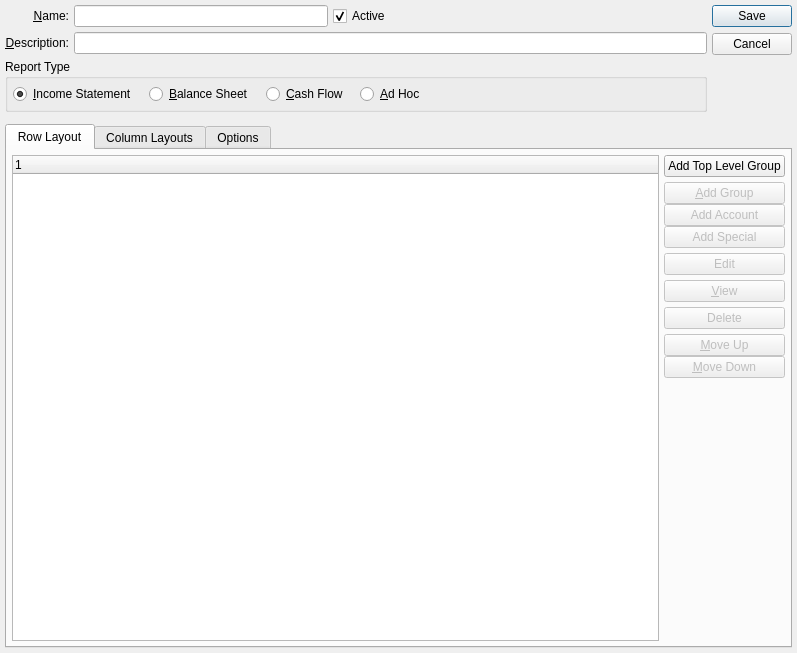
<?xml version="1.0" encoding="UTF-8"?>
<ui version="4.0">
 <comment>This file is part of the xTuple ERP: PostBooks Edition, a free and
open source Enterprise Resource Planning software suite,
Copyright (c) 1999-2010 by OpenMFG LLC, d/b/a xTuple.
It is licensed to you under the Common Public Attribution License
version 1.0, the full text of which (including xTuple-specific Exhibits)
is available at www.xtuple.com/CPAL.  By using this software, you agree
to be bound by its terms.</comment>
 <class>financialLayout</class>
 <widget class="QDialog" name="financialLayout">
  <property name="geometry">
   <rect>
    <x>0</x>
    <y>0</y>
    <width>797</width>
    <height>653</height>
   </rect>
  </property>
  <property name="windowTitle">
   <string>Financial Report</string>
  </property>
  <layout class="QGridLayout">
   <item row="0" column="0">
    <layout class="QGridLayout">
     <property name="verticalSpacing">
      <number>12</number>
     </property>
     <item row="0" column="0">
      <layout class="QHBoxLayout">
       <item>
        <layout class="QVBoxLayout">
         <item>
          <layout class="QHBoxLayout">
           <item>
            <layout class="QVBoxLayout">
             <property name="spacing">
              <number>5</number>
             </property>
             <item>
              <widget class="QLabel" name="_nameLit">
               <property name="text">
                <string>&amp;Name:</string>
               </property>
               <property name="alignment">
                <set>Qt::AlignRight|Qt::AlignTrailing|Qt::AlignVCenter</set>
               </property>
               <property name="buddy">
                <cstring>_name</cstring>
               </property>
              </widget>
             </item>
             <item>
              <widget class="QLabel" name="_descripLit">
               <property name="text">
                <string>&amp;Description:</string>
               </property>
               <property name="alignment">
                <set>Qt::AlignRight|Qt::AlignTrailing|Qt::AlignVCenter</set>
               </property>
               <property name="buddy">
                <cstring>_descrip</cstring>
               </property>
              </widget>
             </item>
            </layout>
           </item>
           <item>
            <layout class="QVBoxLayout">
             <item>
              <layout class="QHBoxLayout">
               <item>
                <layout class="QHBoxLayout">
                 <item>
                  <widget class="XLineEdit" name="_name"/>
                 </item>
                 <item>
                  <widget class="QCheckBox" name="_active">
                   <property name="text">
                    <string>Active</string>
                   </property>
                   <property name="checked">
                    <bool>true</bool>
                   </property>
                  </widget>
                 </item>
                </layout>
               </item>
               <item>
                <spacer>
                 <property name="orientation">
                  <enum>Qt::Horizontal</enum>
                 </property>
                 <property name="sizeType">
                  <enum>QSizePolicy::Expanding</enum>
                 </property>
                 <property name="sizeHint" stdset="0">
                  <size>
                   <width>91</width>
                   <height>20</height>
                  </size>
                 </property>
                </spacer>
               </item>
              </layout>
             </item>
             <item>
              <widget class="XLineEdit" name="_descrip"/>
             </item>
            </layout>
           </item>
          </layout>
         </item>
         <item>
          <layout class="QHBoxLayout">
           <item>
            <widget class="QGroupBox" name="_reportType">
             <property name="title">
              <string>Report Type</string>
             </property>
             <layout class="QGridLayout">
              <item row="0" column="0">
               <layout class="QHBoxLayout">
                <property name="spacing">
                 <number>12</number>
                </property>
                <item>
                 <widget class="QRadioButton" name="_income">
                  <property name="text">
                   <string>&amp;Income Statement</string>
                  </property>
                  <property name="checked">
                   <bool>true</bool>
                  </property>
                 </widget>
                </item>
                <item>
                 <widget class="QRadioButton" name="_balance">
                  <property name="text">
                   <string>&amp;Balance Sheet</string>
                  </property>
                 </widget>
                </item>
                <item>
                 <widget class="QRadioButton" name="_cash">
                  <property name="text">
                   <string>&amp;Cash Flow</string>
                  </property>
                 </widget>
                </item>
                <item>
                 <widget class="QRadioButton" name="_adHoc">
                  <property name="text">
                   <string>&amp;Ad Hoc</string>
                  </property>
                  <property name="checked">
                   <bool>false</bool>
                  </property>
                 </widget>
                </item>
                <item>
                 <spacer>
                  <property name="orientation">
                   <enum>Qt::Horizontal</enum>
                  </property>
                  <property name="sizeHint" stdset="0">
                   <size>
                    <width>0</width>
                    <height>20</height>
                   </size>
                  </property>
                 </spacer>
                </item>
               </layout>
              </item>
             </layout>
            </widget>
           </item>
          </layout>
         </item>
        </layout>
       </item>
       <item>
        <layout class="QVBoxLayout">
         <item>
          <widget class="QDialogButtonBox" name="_buttonBox">
           <property name="orientation">
            <enum>Qt::Vertical</enum>
           </property>
           <property name="standardButtons">
            <set>QDialogButtonBox::Cancel|QDialogButtonBox::Save</set>
           </property>
          </widget>
         </item>
        </layout>
       </item>
      </layout>
     </item>
     <item row="1" column="0">
      <widget class="QTabWidget" name="_tab">
       <property name="sizePolicy">
        <sizepolicy hsizetype="Expanding" vsizetype="Expanding">
         <horstretch>0</horstretch>
         <verstretch>1</verstretch>
        </sizepolicy>
       </property>
       <property name="currentIndex">
        <number>0</number>
       </property>
       <widget class="QWidget" name="_rowLayout">
        <attribute name="title">
         <string>Row Layout</string>
        </attribute>
        <layout class="QGridLayout">
         <item row="0" column="0">
          <widget class="QFrame" name="frame">
           <property name="sizePolicy">
            <sizepolicy hsizetype="Preferred" vsizetype="Expanding">
             <horstretch>0</horstretch>
             <verstretch>1</verstretch>
            </sizepolicy>
           </property>
           <property name="frameShape">
            <enum>QFrame::NoFrame</enum>
           </property>
           <property name="frameShadow">
            <enum>QFrame::Plain</enum>
           </property>
           <layout class="QVBoxLayout">
            <property name="spacing">
             <number>0</number>
            </property>
            <property name="margin">
             <number>0</number>
            </property>
            <item>
             <layout class="QHBoxLayout">
              <property name="spacing">
               <number>5</number>
              </property>
              <item>
               <widget class="XTreeWidget" name="_layout"/>
              </item>
              <item>
               <layout class="QVBoxLayout">
                <property name="spacing">
                 <number>0</number>
                </property>
                <item>
                 <layout class="QVBoxLayout">
                  <property name="spacing">
                   <number>5</number>
                  </property>
                  <item>
                   <widget class="QPushButton" name="_addTopLevelGroup">
                    <property name="text">
                     <string>Add Top Level Group</string>
                    </property>
                   </widget>
                  </item>
                  <item>
                   <layout class="QVBoxLayout">
                    <property name="spacing">
                     <number>0</number>
                    </property>
                    <item>
                     <widget class="QPushButton" name="_addGroup">
                      <property name="enabled">
                       <bool>false</bool>
                      </property>
                      <property name="text">
                       <string>&amp;Add Group</string>
                      </property>
                     </widget>
                    </item>
                    <item>
                     <widget class="QPushButton" name="_addAccount">
                      <property name="enabled">
                       <bool>false</bool>
                      </property>
                      <property name="text">
                       <string>Add Account</string>
                      </property>
                     </widget>
                    </item>
                    <item>
                     <widget class="QPushButton" name="_addSpecial">
                      <property name="enabled">
                       <bool>false</bool>
                      </property>
                      <property name="text">
                       <string>Add Special</string>
                      </property>
                     </widget>
                    </item>
                   </layout>
                  </item>
                  <item>
                   <widget class="QPushButton" name="_edit">
                    <property name="enabled">
                     <bool>false</bool>
                    </property>
                    <property name="text">
                     <string>Edit</string>
                    </property>
                   </widget>
                  </item>
                  <item>
                   <widget class="QPushButton" name="_view">
                    <property name="enabled">
                     <bool>false</bool>
                    </property>
                    <property name="text">
                     <string>&amp;View</string>
                    </property>
                   </widget>
                  </item>
                  <item>
                   <widget class="QPushButton" name="_delete">
                    <property name="enabled">
                     <bool>false</bool>
                    </property>
                    <property name="text">
                     <string>Delete</string>
                    </property>
                   </widget>
                  </item>
                  <item>
                   <layout class="QVBoxLayout">
                    <property name="spacing">
                     <number>0</number>
                    </property>
                    <item>
                     <widget class="QPushButton" name="_moveUp">
                      <property name="enabled">
                       <bool>false</bool>
                      </property>
                      <property name="text">
                       <string>&amp;Move Up</string>
                      </property>
                     </widget>
                    </item>
                    <item>
                     <widget class="QPushButton" name="_moveDown">
                      <property name="enabled">
                       <bool>false</bool>
                      </property>
                      <property name="text">
                       <string>&amp;Move Down</string>
                      </property>
                     </widget>
                    </item>
                   </layout>
                  </item>
                 </layout>
                </item>
                <item>
                 <spacer>
                  <property name="orientation">
                   <enum>Qt::Vertical</enum>
                  </property>
                  <property name="sizeType">
                   <enum>QSizePolicy::Expanding</enum>
                  </property>
                  <property name="sizeHint" stdset="0">
                   <size>
                    <width>20</width>
                    <height>20</height>
                   </size>
                  </property>
                 </spacer>
                </item>
               </layout>
              </item>
             </layout>
            </item>
           </layout>
          </widget>
         </item>
        </layout>
       </widget>
       <widget class="QWidget" name="_columnLayout">
        <attribute name="title">
         <string>Column Layouts</string>
        </attribute>
        <layout class="QGridLayout">
         <item row="0" column="0">
          <layout class="QHBoxLayout">
           <item>
            <widget class="XTreeWidget" name="_layouts"/>
           </item>
           <item>
            <layout class="QVBoxLayout">
             <item>
              <layout class="QVBoxLayout">
               <item>
                <widget class="QPushButton" name="_addCol">
                 <property name="text">
                  <string>&amp;Add</string>
                 </property>
                </widget>
               </item>
               <item>
                <widget class="QPushButton" name="_editCol">
                 <property name="enabled">
                  <bool>false</bool>
                 </property>
                 <property name="text">
                  <string>&amp;Edit</string>
                 </property>
                </widget>
               </item>
               <item>
                <widget class="QPushButton" name="_viewCol">
                 <property name="enabled">
                  <bool>false</bool>
                 </property>
                 <property name="text">
                  <string>&amp;View</string>
                 </property>
                </widget>
               </item>
               <item>
                <widget class="QPushButton" name="_deleteCol">
                 <property name="enabled">
                  <bool>false</bool>
                 </property>
                 <property name="text">
                  <string>&amp;Delete</string>
                 </property>
                </widget>
               </item>
              </layout>
             </item>
             <item>
              <spacer>
               <property name="orientation">
                <enum>Qt::Vertical</enum>
               </property>
               <property name="sizeHint" stdset="0">
                <size>
                 <width>20</width>
                 <height>40</height>
                </size>
               </property>
              </spacer>
             </item>
            </layout>
           </item>
          </layout>
         </item>
        </layout>
       </widget>
       <widget class="QWidget" name="_options">
        <attribute name="title">
         <string>Options</string>
        </attribute>
        <layout class="QGridLayout">
         <item row="0" column="0">
          <layout class="QVBoxLayout">
           <item>
            <layout class="QVBoxLayout">
             <item>
              <layout class="QHBoxLayout">
               <item>
                <widget class="QGroupBox" name="_showTotal">
                 <property name="minimumSize">
                  <size>
                   <width>0</width>
                   <height>70</height>
                  </size>
                 </property>
                 <property name="title">
                  <string>Show Grand Total</string>
                 </property>
                 <property name="checkable">
                  <bool>true</bool>
                 </property>
                 <property name="checked">
                  <bool>false</bool>
                 </property>
                 <layout class="QGridLayout">
                  <property name="margin">
                   <number>6</number>
                  </property>
                  <item row="1" column="2">
                   <widget class="QCheckBox" name="_showCustom">
                    <property name="text">
                     <string>Show Custom</string>
                    </property>
                    <property name="checked">
                     <bool>true</bool>
                    </property>
                   </widget>
                  </item>
                  <item row="1" column="1">
                   <widget class="QCheckBox" name="_showBudget">
                    <property name="text">
                     <string>Show Budget</string>
                    </property>
                    <property name="checked">
                     <bool>true</bool>
                    </property>
                   </widget>
                  </item>
                  <item row="1" column="0">
                   <widget class="QCheckBox" name="_showEnd">
                    <property name="text">
                     <string>Show Ending</string>
                    </property>
                    <property name="checked">
                     <bool>true</bool>
                    </property>
                   </widget>
                  </item>
                  <item row="0" column="2">
                   <widget class="QCheckBox" name="_showDiff">
                    <property name="text">
                     <string>Show Difference</string>
                    </property>
                    <property name="checked">
                     <bool>true</bool>
                    </property>
                   </widget>
                  </item>
                  <item row="0" column="1">
                   <widget class="QCheckBox" name="_showDelta">
                    <property name="text">
                     <string>Show Debits/Credits</string>
                    </property>
                    <property name="checked">
                     <bool>true</bool>
                    </property>
                   </widget>
                  </item>
                  <item row="0" column="0">
                   <widget class="QCheckBox" name="_showStart">
                    <property name="text">
                     <string>Show Beginning</string>
                    </property>
                    <property name="checked">
                     <bool>true</bool>
                    </property>
                   </widget>
                  </item>
                 </layout>
                </widget>
               </item>
              </layout>
             </item>
             <item>
              <widget class="QCheckBox" name="_showGrandTotal">
               <property name="text">
                <string>Show Grand Total</string>
               </property>
              </widget>
             </item>
             <item>
              <widget class="QGroupBox" name="_altLabels">
               <property name="title">
                <string>Alternate Labels</string>
               </property>
               <layout class="QGridLayout">
                <item row="0" column="0">
                 <layout class="QVBoxLayout">
                  <property name="spacing">
                   <number>0</number>
                  </property>
                  <item>
                   <layout class="QGridLayout">
                    <item row="0" column="0">
                     <widget class="QCheckBox" name="_altBegin">
                      <property name="text">
                       <string>Alternate Begining Balance:</string>
                      </property>
                     </widget>
                    </item>
                    <item row="0" column="1">
                     <widget class="QLineEdit" name="_altBeginText">
                      <property name="enabled">
                       <bool>false</bool>
                      </property>
                     </widget>
                    </item>
                    <item row="1" column="0">
                     <widget class="QCheckBox" name="_altEnd">
                      <property name="text">
                       <string>Alternate Ending Balance:</string>
                      </property>
                     </widget>
                    </item>
                    <item row="1" column="1">
                     <widget class="QLineEdit" name="_altEndText">
                      <property name="enabled">
                       <bool>false</bool>
                      </property>
                     </widget>
                    </item>
                    <item row="2" column="0">
                     <widget class="QCheckBox" name="_altDebits">
                      <property name="text">
                       <string>Alternate Debits:</string>
                      </property>
                     </widget>
                    </item>
                    <item row="2" column="1">
                     <widget class="QLineEdit" name="_altDebitsText">
                      <property name="enabled">
                       <bool>false</bool>
                      </property>
                     </widget>
                    </item>
                    <item row="3" column="0">
                     <widget class="QCheckBox" name="_altCredits">
                      <property name="text">
                       <string>Alternate Credits:</string>
                      </property>
                     </widget>
                    </item>
                    <item row="3" column="1">
                     <widget class="QLineEdit" name="_altCreditsText">
                      <property name="enabled">
                       <bool>false</bool>
                      </property>
                     </widget>
                    </item>
                    <item row="4" column="0">
                     <widget class="QCheckBox" name="_altBudget">
                      <property name="text">
                       <string>Alternate Budget:</string>
                      </property>
                     </widget>
                    </item>
                    <item row="4" column="1">
                     <widget class="QLineEdit" name="_altBudgetText">
                      <property name="enabled">
                       <bool>false</bool>
                      </property>
                     </widget>
                    </item>
                    <item row="5" column="0">
                     <widget class="QCheckBox" name="_altDiff">
                      <property name="text">
                       <string>Alternate Difference:</string>
                      </property>
                     </widget>
                    </item>
                    <item row="5" column="1">
                     <widget class="QLineEdit" name="_altDiffText">
                      <property name="enabled">
                       <bool>false</bool>
                      </property>
                     </widget>
                    </item>
                    <item row="6" column="0">
                     <widget class="QCheckBox" name="_altTotal">
                      <property name="enabled">
                       <bool>false</bool>
                      </property>
                      <property name="text">
                       <string>Alternate Grand Total:</string>
                      </property>
                     </widget>
                    </item>
                    <item row="6" column="1">
                     <widget class="QLineEdit" name="_altTotalText">
                      <property name="enabled">
                       <bool>false</bool>
                      </property>
                     </widget>
                    </item>
                    <item row="7" column="0">
                     <widget class="QLabel" name="_customLit">
                      <property name="text">
                       <string>Alternate Custom Label:</string>
                      </property>
                      <property name="buddy">
                       <cstring>_customText</cstring>
                      </property>
                     </widget>
                    </item>
                    <item row="7" column="1">
                     <widget class="QLineEdit" name="_customText">
                      <property name="enabled">
                       <bool>true</bool>
                      </property>
                     </widget>
                    </item>
                   </layout>
                  </item>
                 </layout>
                </item>
               </layout>
              </widget>
             </item>
            </layout>
           </item>
           <item>
            <spacer>
             <property name="orientation">
              <enum>Qt::Vertical</enum>
             </property>
             <property name="sizeType">
              <enum>QSizePolicy::Expanding</enum>
             </property>
             <property name="sizeHint" stdset="0">
              <size>
               <width>550</width>
               <height>20</height>
              </size>
             </property>
            </spacer>
           </item>
          </layout>
         </item>
        </layout>
       </widget>
      </widget>
     </item>
    </layout>
   </item>
  </layout>
 </widget>
 <layoutdefault spacing="5" margin="5"/>
 <pixmapfunction>qPixmapFromMimeSource</pixmapfunction>
 <customwidgets>
  <customwidget>
   <class>XLineEdit</class>
   <extends>QLineEdit</extends>
   <header>xlineedit.h</header>
  </customwidget>
  <customwidget>
   <class>XTreeWidget</class>
   <extends>QTreeWidget</extends>
   <header>xtreewidget.h</header>
  </customwidget>
 </customwidgets>
 <tabstops>
  <tabstop>_name</tabstop>
  <tabstop>_active</tabstop>
  <tabstop>_descrip</tabstop>
  <tabstop>_income</tabstop>
  <tabstop>_balance</tabstop>
  <tabstop>_cash</tabstop>
  <tabstop>_adHoc</tabstop>
  <tabstop>_tab</tabstop>
  <tabstop>_addTopLevelGroup</tabstop>
  <tabstop>_addGroup</tabstop>
  <tabstop>_addAccount</tabstop>
  <tabstop>_addSpecial</tabstop>
  <tabstop>_edit</tabstop>
  <tabstop>_delete</tabstop>
  <tabstop>_moveUp</tabstop>
  <tabstop>_moveDown</tabstop>
  <tabstop>_layout</tabstop>
  <tabstop>_addCol</tabstop>
  <tabstop>_editCol</tabstop>
  <tabstop>_deleteCol</tabstop>
  <tabstop>_layouts</tabstop>
  <tabstop>_showStart</tabstop>
  <tabstop>_showEnd</tabstop>
  <tabstop>_showDelta</tabstop>
  <tabstop>_showBudget</tabstop>
  <tabstop>_showDiff</tabstop>
  <tabstop>_showCustom</tabstop>
  <tabstop>_showGrandTotal</tabstop>
  <tabstop>_altBegin</tabstop>
  <tabstop>_altBeginText</tabstop>
  <tabstop>_altEnd</tabstop>
  <tabstop>_altEndText</tabstop>
  <tabstop>_altDebits</tabstop>
  <tabstop>_altDebitsText</tabstop>
  <tabstop>_altCredits</tabstop>
  <tabstop>_altCreditsText</tabstop>
  <tabstop>_altBudget</tabstop>
  <tabstop>_altBudgetText</tabstop>
  <tabstop>_altDiff</tabstop>
  <tabstop>_altDiffText</tabstop>
  <tabstop>_altTotal</tabstop>
  <tabstop>_altTotalText</tabstop>
  <tabstop>_customText</tabstop>
 </tabstops>
 <resources/>
 <connections>
  <connection>
   <sender>_altBegin</sender>
   <signal>toggled(bool)</signal>
   <receiver>_altBeginText</receiver>
   <slot>setEnabled(bool)</slot>
   <hints>
    <hint type="sourcelabel">
     <x>115</x>
     <y>325</y>
    </hint>
    <hint type="destinationlabel">
     <x>380</x>
     <y>325</y>
    </hint>
   </hints>
  </connection>
  <connection>
   <sender>_altEnd</sender>
   <signal>toggled(bool)</signal>
   <receiver>_altEndText</receiver>
   <slot>setEnabled(bool)</slot>
   <hints>
    <hint type="sourcelabel">
     <x>115</x>
     <y>349</y>
    </hint>
    <hint type="destinationlabel">
     <x>380</x>
     <y>349</y>
    </hint>
   </hints>
  </connection>
  <connection>
   <sender>_altDebits</sender>
   <signal>toggled(bool)</signal>
   <receiver>_altDebitsText</receiver>
   <slot>setEnabled(bool)</slot>
   <hints>
    <hint type="sourcelabel">
     <x>115</x>
     <y>373</y>
    </hint>
    <hint type="destinationlabel">
     <x>380</x>
     <y>373</y>
    </hint>
   </hints>
  </connection>
  <connection>
   <sender>_altCredits</sender>
   <signal>toggled(bool)</signal>
   <receiver>_altCreditsText</receiver>
   <slot>setEnabled(bool)</slot>
   <hints>
    <hint type="sourcelabel">
     <x>115</x>
     <y>397</y>
    </hint>
    <hint type="destinationlabel">
     <x>380</x>
     <y>404</y>
    </hint>
   </hints>
  </connection>
  <connection>
   <sender>_altDiff</sender>
   <signal>toggled(bool)</signal>
   <receiver>_altDiffText</receiver>
   <slot>setEnabled(bool)</slot>
   <hints>
    <hint type="sourcelabel">
     <x>115</x>
     <y>445</y>
    </hint>
    <hint type="destinationlabel">
     <x>380</x>
     <y>445</y>
    </hint>
   </hints>
  </connection>
  <connection>
   <sender>_altBudget</sender>
   <signal>toggled(bool)</signal>
   <receiver>_altBudgetText</receiver>
   <slot>setEnabled(bool)</slot>
   <hints>
    <hint type="sourcelabel">
     <x>115</x>
     <y>421</y>
    </hint>
    <hint type="destinationlabel">
     <x>380</x>
     <y>421</y>
    </hint>
   </hints>
  </connection>
  <connection>
   <sender>_altTotal</sender>
   <signal>toggled(bool)</signal>
   <receiver>_altTotalText</receiver>
   <slot>setEnabled(bool)</slot>
   <hints>
    <hint type="sourcelabel">
     <x>115</x>
     <y>469</y>
    </hint>
    <hint type="destinationlabel">
     <x>380</x>
     <y>469</y>
    </hint>
   </hints>
  </connection>
  <connection>
   <sender>_showGrandTotal</sender>
   <signal>toggled(bool)</signal>
   <receiver>_altTotal</receiver>
   <slot>setEnabled(bool)</slot>
   <hints>
    <hint type="sourcelabel">
     <x>299</x>
     <y>275</y>
    </hint>
    <hint type="destinationlabel">
     <x>115</x>
     <y>469</y>
    </hint>
   </hints>
  </connection>
  <connection>
   <sender>_showTotal</sender>
   <signal>toggled(bool)</signal>
   <receiver>_altTotal</receiver>
   <slot>setEnabled(bool)</slot>
   <hints>
    <hint type="sourcelabel">
     <x>299</x>
     <y>224</y>
    </hint>
    <hint type="destinationlabel">
     <x>115</x>
     <y>469</y>
    </hint>
   </hints>
  </connection>
  <connection>
   <sender>_buttonBox</sender>
   <signal>rejected()</signal>
   <receiver>financialLayout</receiver>
   <slot>reject()</slot>
   <hints>
    <hint type="sourcelabel">
     <x>745</x>
     <y>92</y>
    </hint>
    <hint type="destinationlabel">
     <x>399</x>
     <y>339</y>
    </hint>
   </hints>
  </connection>
 </connections>
</ui>
